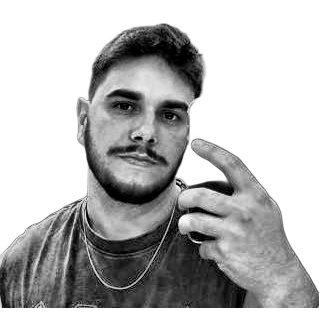
#> input picture assets/source-prepped.png, 319 x 319 px
$ python make_ascii_svg.py
#> lines starting #> are read from the running program, lines starting #| are printed output that depends on the picture
"""Converte a foto preparada num SVG ASCII que se digita sozinho.

A imagem e reduzida a uma grade de caracteres e o brilho de cada celula
escolhe um glifo da rampa de densidade. Duas escolhas mantem o resultado
limpo em vez de baguncado:

  * monocromatico -- uma unica cor de preenchimento. Colorir por caractere e
    exatamente o que faz a maioria dos retratos ASCII parecer estatica;
  * alto contraste -- o fundo cai no glifo espaco, entao so o sujeito imprime.

A animacao e SMIL: cada linha tem um clip horizontal que abre da esquerda
para a direita, escalonado de cima para baixo, com um bloco-cursor correndo
na borda. Roda uma vez e congela (fill="freeze") -- sem loop.

Saida: portrait-ascii.svg
"""

from __future__ import annotations

from xml.sax.saxutils import escape

import numpy as np
from PIL import Image

from config import ASCII_COLS, ASCII_ROWS, ACCENT, BG, FG, MONO, RAMP, ROOT, ASSETS

PREPPED = ASSETS / "source-prepped.png"
OUT = ROOT / "portrait-ascii.svg"

FONT_SIZE = 12.0
CHAR_W = 7.2          # avanco fixo por caractere (travado com textLength)
LINE_H = 13.0
PAD = 10.0

# >1 clareia os meios-tons. Acima de ~1.2 o rosto comeca a esvaziar (olho e
# bochecha caem no glifo espaco), entao a margem util e estreita.
GAMMA = 1.1

LINE_DUR = 0.50       # duracao do sweep de uma linha
STAGGER = 0.045       # atraso entre linhas


def to_ascii(path) -> list[str]:
    img = Image.open(path).convert("L")
    img = img.resize((ASCII_COLS, ASCII_ROWS), Image.LANCZOS)
    arr = np.asarray(img, dtype=np.float32) / 255.0

    # brilho -> indice na rampa (0 = claro/espaco, ultimo = escuro/denso)
    dark = np.power(1.0 - arr, GAMMA)
    idx = np.clip((dark * len(RAMP)).astype(int), 0, len(RAMP) - 1)
    return ["".join(RAMP[i] for i in row).rstrip() for row in idx]


def build_svg(lines: list[str]) -> str:
    width = PAD * 2 + ASCII_COLS * CHAR_W
    height = PAD * 2 + ASCII_ROWS * LINE_H

    defs: list[str] = []
    texts: list[str] = []
    cursors: list[str] = []

    for row, line in enumerate(lines):
        if not line:
            continue
        begin = row * STAGGER
        span = len(line) * CHAR_W
        y_top = PAD + row * LINE_H
        baseline = y_top + LINE_H - 3.0
        clip_id = f"r{row}"

        defs.append(
            f'<clipPath id="{clip_id}">'
            f'<rect x="{PAD:.1f}" y="{y_top:.1f}" width="0" height="{LINE_H:.1f}">'
            f'<animate attributeName="width" from="0" to="{span:.1f}" '
            f'begin="{begin:.2f}s" dur="{LINE_DUR:.2f}s" fill="freeze"/>'
            f"</rect></clipPath>"
        )
        texts.append(
            f'<text x="{PAD:.1f}" y="{baseline:.1f}" clip-path="url(#{clip_id})" '
            f'textLength="{span:.1f}" lengthAdjust="spacing" '
            f'xml:space="preserve">{escape(line)}</text>'
        )
        cursors.append(
            f'<rect x="{PAD:.1f}" y="{y_top:.1f}" width="{CHAR_W:.1f}" '
            f'height="{LINE_H:.1f}" fill="{ACCENT}" opacity="0">'
            f'<set attributeName="opacity" to="0.85" begin="{begin:.2f}s"/>'
            f'<animate attributeName="x" from="{PAD:.1f}" to="{PAD + span:.1f}" '
            f'begin="{begin:.2f}s" dur="{LINE_DUR:.2f}s" fill="freeze"/>'
            f'<set attributeName="opacity" to="0" begin="{begin + LINE_DUR:.2f}s"/>'
            f"</rect>"
        )

    nl = "\n"
    return f"""<svg xmlns="http://www.w3.org/2000/svg" width="{width:.0f}" height="{height:.0f}" viewBox="0 0 {width:.0f} {height:.0f}" role="img" aria-label="Retrato em ASCII">
<rect width="100%" height="100%" fill="{BG}"/>
<defs>
{nl.join(defs)}
</defs>
<g font-family="{MONO}" font-size="{FONT_SIZE:.1f}" fill="{FG}">
{nl.join(texts)}
</g>
{nl.join(cursors)}
</svg>
"""


def main() -> None:
    if not PREPPED.exists():
        raise SystemExit("assets/source-prepped.png nao existe -- rode prep_photo.py antes")

    lines = to_ascii(PREPPED)
#> in to_ascii, img is the input picture: PIL image 319x319 L; min 0, max 255, mean 183.9
#> in to_ascii, `img = img.resize((ASCII_COLS, ASCII_ROWS), Image.LANCZOS)`:
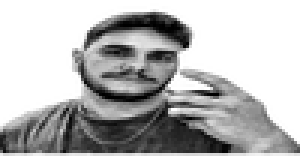
#> img: PIL image 100x53 L (shown 3 times larger); min 0, max 255, mean 183.6
#> in to_ascii, `dark = np.power(1.0 - arr, GAMMA)`:
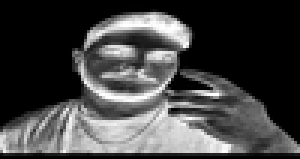
#> dark: shape (53, 100) float32 (shown 3 times larger); min 0, max 1, mean 0.266
#> lines = 53 items
    # newline="\n" para o arquivo sair identico no Windows e no runner Linux
    OUT.write_text(build_svg(lines), encoding="utf-8", newline="\n")
#> the loop in build_svg, `for row, line in enumerate(lines):` made 53 passes
#> (begin, span, y_top, baseline, clip_id) on passes 5 to 16: (0.18, 403.2, 62, 72, 'r4'), (0.225, 424.8, 75, 85, 'r5'), (0.27, 432, 88, 98, 'r6'), (0.315, 439.2, 101, 111, 'r7'), (0.36, 453.6, 114, 124, 'r8'), (0.405, 460.8, 127, 137, 'r9'), (0.45, 460.8, 140, 150, 'r10'), (0.495, 468, 153, 163, 'r11'), (0.54, 460.8, 166, 176, 'r12'), (0.585, 460.8, 179, 189, 'r13'), (0.63, 460.8, 192, 202, 'r14'), (0.675, 460.8, 205, 215, 'r15')
#> after the loop in build_svg, `for row, line in enumerate(lines):`: cursors = 48 items

    ink = sum(1 for line in lines for ch in line if ch != " ")
#> ink = 2755
    total = len(lines) * ASCII_COLS
#> total = 5300
    print(f"  -> {OUT.name}  ({ASCII_COLS}x{ASCII_ROWS}, {100 * ink / total:.0f}% de tinta)")
#|   -> portrait-ascii.svg  (100x53, 52% de tinta)


if __name__ == "__main__":
    main()

$ run again, with assets/source.png copied over assets/source-prepped.png
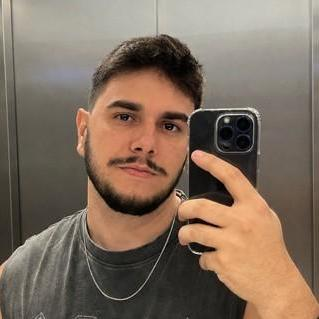
#> input picture assets/source.png, 319 x 319 px
#> in to_ascii, `img = Image.open(path).convert("L")`:
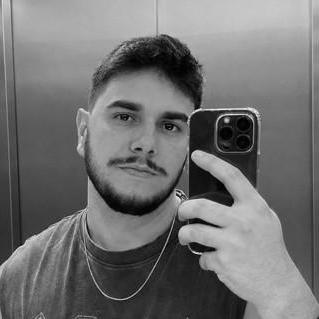
#> img: PIL image 319x319 L; min 0, max 243, mean 113.6
#> in to_ascii, `idx = np.clip((dark * len(RAMP)).astype(int), 0, len(RAMP) - 1)`:
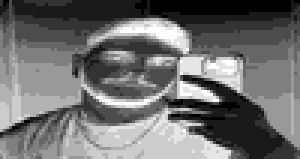
#> idx: shape (53, 100) int64 (shown 3 times larger); min 2, max 12, mean 6.33; drawn with min black and max white
#> lines = 53 items
#> the loop in build_svg, `for row, line in enumerate(lines):` made 53 passes
#> (begin, y_top, baseline, clip_id) on passes 1 to 8: (0, 10, 20, 'r0'), (0.045, 23, 33, 'r1'), (0.09, 36, 46, 'r2'), (0.135, 49, 59, 'r3'), (0.18, 62, 72, 'r4'), (0.225, 75, 85, 'r5'), (0.27, 88, 98, 'r6'), (0.315, 101, 111, 'r7')
#> ink = 5300
#|   -> portrait-ascii.svg  (100x53, 100% de tinta)
